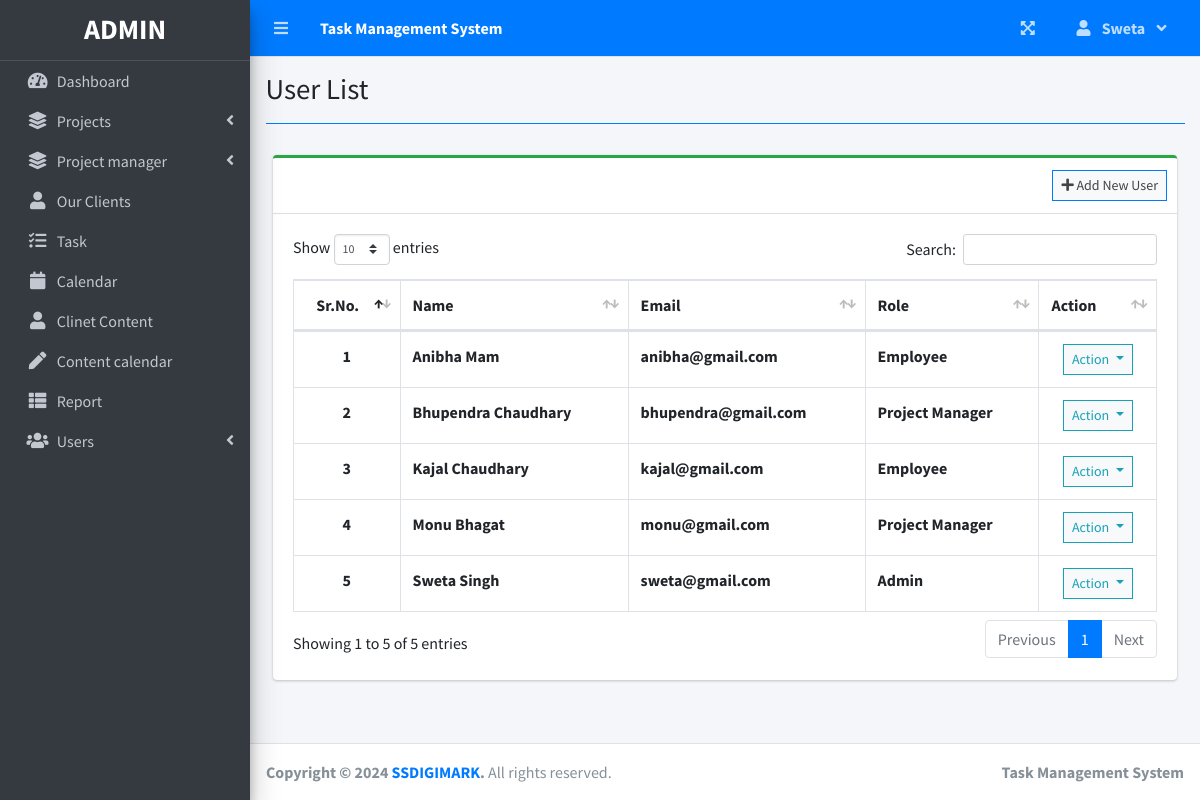
The page /index.php?page=user_list (signed in) on the database its author committed.
### tables this page shows
CREATE TABLE `users` (
  `id` int(30) NOT NULL,
  `firstname` varchar(200) NOT NULL,
  `lastname` varchar(200) NOT NULL,
  `email` varchar(200) NOT NULL,
  `password` text NOT NULL,
  `type` tinyint(1) NOT NULL DEFAULT 2 COMMENT '1 = admin, 2 = staff',
  `avatar` text NOT NULL DEFAULT 'no-image-available.png',
  `date_created` datetime NOT NULL DEFAULT current_timestamp()
);

### user_list.php (the view, shortened to what this page needs)
<?php include'db_connect.php' ?>
<div class="col-lg-12">
	<div class="card card-outline card-success">
		<div class="card-header">
			<div class="card-tools">
				<a class="btn btn-block btn-sm btn-default btn-flat border-primary" href="./index.php?page=new_user"><i class="fa fa-plus"></i> Add New User</a>
			</div>
		</div>
		<div class="card-body">
			<table class="table tabe-hover table-bordered" id="list">
				<thead>
					<tr>
						<th class="text-center">Sr.No.</th>
						<th>Name</th>
						<th>Email</th>
						<th>Role</th>
						<th>Action</th>
					</tr>
				</thead>
				<tbody>
					<?php
					$i = 1;
					$type = array('',"Admin","Project Manager","Employee");
					$qry = $conn->query("SELECT *,concat(firstname,' ',lastname) as name FROM users order by concat(firstname,' ',lastname) asc");
					while($row= $qry->fetch_assoc()):
					?>
					<tr>
						<th class="text-center"><?php echo $i++ ?></th>
						<td><b><?php echo ucwords($row['name']) ?></b></td>
						<td><b><?php echo $row['email'] ?></b></td>
						<td><b><?php echo $type[$row['type']] ?></b></td>
						<td class="text-center">
							<button type="button" class="btn btn-default btn-sm btn-flat border-info wave-effect text-info dropdown-toggle" data-toggle="dropdown" aria-expanded="true">
		                      Action
		                    </button>
						</td>
					</tr>
				<?php endwhile; ?>
				</tbody>
			</table>
		</div>
	</div>
</div>

### index.php (shortened to what this page needs)
<!DOCTYPE html>
<html lang="en">
<?php
	include 'header.php'
?>
<body class="hold-transition sidebar-mini layout-fixed layout-navbar-fixed layout-footer-fixed">
<div class="wrapper">
  <?php include 'topbar.php' ?>
  <?php include 'sidebar.php' ?>
  <div class="content-wrapper">
    <div class="content-header">
      <div class="container-fluid">
        <div class="row mb-2">
          <div class="col-sm-6">
            <h1 class="m-0"><?php echo $title ?></h1>
          </div>
        </div>
            <hr class="border-primary">
      </div>
    </div>
    <section class="content">
      <div class="container-fluid">
         <?php
            $page = isset($_GET['page']) ? $_GET['page'] : 'home';
            if(!file_exists($page.".php")){
                include '404.html';
            }else{
            include $page.'.php';
            }
          ?>
      </div>
    </section>
  </div>
  <footer class="main-footer">
    <strong>Copyright &copy; 2024 <a href="https://ssdigimark.com">SSDIGIMARK</a>.</strong>
    All rights reserved.
    <div class="float-right d-none d-sm-inline-block">
      <b><?php echo $_SESSION['system']['name'] ?></b>
    </div>
  </footer>
</div>
</body>
</html>

### header.php (shortened to what this page needs)
<head>
  <?php
  $title = isset($_GET['page']) ? ucwords(str_replace("_", ' ', $_GET['page'])) : "Home";
  ?>
  <link rel="stylesheet" href="assets/plugins/fontawesome-free/css/all.min.css">
  <link rel="stylesheet" href="assets/plugins/overlayScrollbars/css/OverlayScrollbars.min.css">
  <link rel="stylesheet" href="assets/plugins/datatables-bs4/css/dataTables.bootstrap4.min.css">
  <link rel="stylesheet" href="assets/plugins/datatables-responsive/css/responsive.bootstrap4.min.css">
  <link rel="stylesheet" href="assets/plugins/datatables-buttons/css/buttons.bootstrap4.min.css">
  <link rel="stylesheet" href="assets/plugins/select2/css/select2.min.css">
  <link rel="stylesheet" href="assets/plugins/select2-bootstrap4-theme/select2-bootstrap4.min.css">
  <link rel="stylesheet" href="assets/plugins/sweetalert2-theme-bootstrap-4/bootstrap-4.min.css">
  <link rel="stylesheet" href="assets/plugins/toastr/toastr.min.css">
  <link rel="stylesheet" href="assets/plugins/dropzone/min/dropzone.min.css">
  <link rel="stylesheet" href="assets/dist/css/jquery.datetimepicker.min.css">
  <link rel="stylesheet" href="assets/plugins/icheck-bootstrap/icheck-bootstrap.min.css">
  <link rel="stylesheet" href="assets/plugins/bootstrap4-toggle/css/bootstrap4-toggle.min.css">
  <link rel="stylesheet" href="assets/dist/css/adminlte.min.css">
  <link rel="stylesheet" href="assets/dist/css/styles.css">
  <link rel="stylesheet" href="assets/plugins/summernote/summernote-bs4.min.css">
</head>

### topbar.php (shortened to what this page needs)
<nav class="main-header navbar navbar-expand navbar-primary navbar-dark ">
  <ul class="navbar-nav">
    <?php if(isset($_SESSION['login_id'])): ?>
    <li class="nav-item">
      <a class="nav-link" data-widget="pushmenu" href="" role="button"><i class="fas fa-bars"></i></a>
    </li>
  <?php endif; ?>
    <li>
      <a class="nav-link text-white"  href="./" role="button"> <large><b><?php echo $_SESSION['system']['name'] ?></b></large></a>
    </li>
  </ul>
  <ul class="navbar-nav ml-auto">
    <li class="nav-item">
      <a class="nav-link" data-widget="fullscreen" href="#" role="button">
        <i class="fas fa-expand-arrows-alt"></i>
      </a>
    </li>
   <li class="nav-item dropdown">
          <a class="nav-link"  data-toggle="dropdown" aria-expanded="true" href="javascript:void(0)">
            <span>
              <div class="d-felx badge-pill">
                <span class="fa fa-user mr-2"></span>
                <span><b><?php echo ucwords($_SESSION['login_firstname']) ?></b></span>
                <span class="fa fa-angle-down ml-2"></span>
              </div>
            </span>
          </a>
    </li>
  </ul>
</nav>

### sidebar.php (shortened to what this page needs)
<aside class="main-sidebar sidebar-dark-primary elevation-4">
    <div class="dropdown">
        <a href="./" class="brand-link">
            <?php if ($_SESSION['login_type'] == 1) : ?>
                <h3 class="text-center p-0 m-0"><b>ADMIN</b></h3>
            <?php else : ?>
                <h3 class="text-center p-0 m-0"><b>USER</b></h3>
            <?php endif; ?>
        </a>
    </div>
    <div class="sidebar pb-4 mb-4">
        <nav class="mt-2">
            <ul class="nav nav-pills nav-sidebar flex-column nav-flat" data-widget="treeview" role="menu"
                data-accordion="false">
                <li class="nav-item dropdown">
                    <a href="./" class="nav-link nav-home">
                        <i class="nav-icon fas fa-tachometer-alt"></i>
                        <p>
                            Dashboard
                        </p>
                    </a>
                </li>
                <li class="nav-item">
                    <a href="#" class="nav-link nav-edit_project nav-view_project">
                        <i class="nav-icon fas fa-layer-group"></i>
                        <p>
                            Projects
                            <i class="right fas fa-angle-left"></i>
                        </p>
                    </a>
                </li>
                <?php if ($_SESSION['login_type'] == 1) : ?>
                    <li class="nav-item">
                        <a href="#" class="nav-link nav-edit_project nav-view_manager">
                            <i class="nav-icon fas fa-layer-group"></i>
                            <p>
                                Project manager
                                <i class="right fas fa-angle-left"></i>
                            </p>
                        </a>
                    </li>
                <?php endif; ?>
                <li class="nav-item dropdown">
                    <a href="./index.php?page=clients" class="nav-link nav-client">
                        <i class="nav-icon fas fa-user"></i>
                        <p>
                            Our Clients
                        </p>
                    </a>
                </li>
                <li class="nav-item">
                    <a href="./index.php?page=task_list" class="nav-link nav-task_list">
                        <i class="fas fa-tasks nav-icon"></i>
                        <p>Task</p>
                    </a>
                </li>
                <li class="nav-item">
                    <a href="./index.php?page=Calendar" class="nav-link nav-calendar">
                        <i class="fas fa-calendar nav-icon"></i>
                        <p>Calendar</p>
                    </a>
                </li>
                <li class="nav-item">
                    <a href="./index.php?page=clinet_base" class="nav-link nav-clinet_base">
                        <i class="fas fa-user nav-icon"></i>
                        <p>Clinet Content</p>
                    </a>
                </li>
                <li class="nav-item">
                    <a href="./index.php?page=add_content" class="nav-link nav-add_content">
                        <i class="fas fa-pen nav-icon"></i>
                        <p>Content calendar</p>
                    </a>
                </li>
                <?php if ($_SESSION['login_type'] != 3) : ?>
                    <li class="nav-item">
                        <a href="./index.php?page=reports" class="nav-link nav-reports">
                            <i class="fas fa-th-list nav-icon"></i>
                            <p>Report</p>
                        </a>
                    </li>
                <?php endif; ?>
                <?php if ($_SESSION['login_type'] == 1) : ?>
                    <li class="nav-item">
                        <a href="#" class="nav-link nav-edit_user">
                            <i class="nav-icon fas fa-users"></i>
                            <p>
                                Users
                                <i class="right fas fa-angle-left"></i>
                            </p>
                        </a>
                    </li>
                <?php endif; ?>
            </ul>
        </nav>
    </div>
</aside>

### rows shown on the page
users: name "Anibha Mam", email "anibha@gmail.com", type "Employee"
users: name "Bhupendra Chaudhary", email "bhupendra@gmail.com", type "Project Manager"
users: name "Kajal Chaudhary", email "kajal@gmail.com", type "Employee"
users: name "Monu Bhagat", email "monu@gmail.com", type "Project Manager"
users: name "Sweta Singh", email "sweta@gmail.com", type "Admin"

### other values the page prints
$_SESSION['system']['name'] "Task Management System"
$_SESSION['login_firstname'] "Sweta"
$title "User List"
